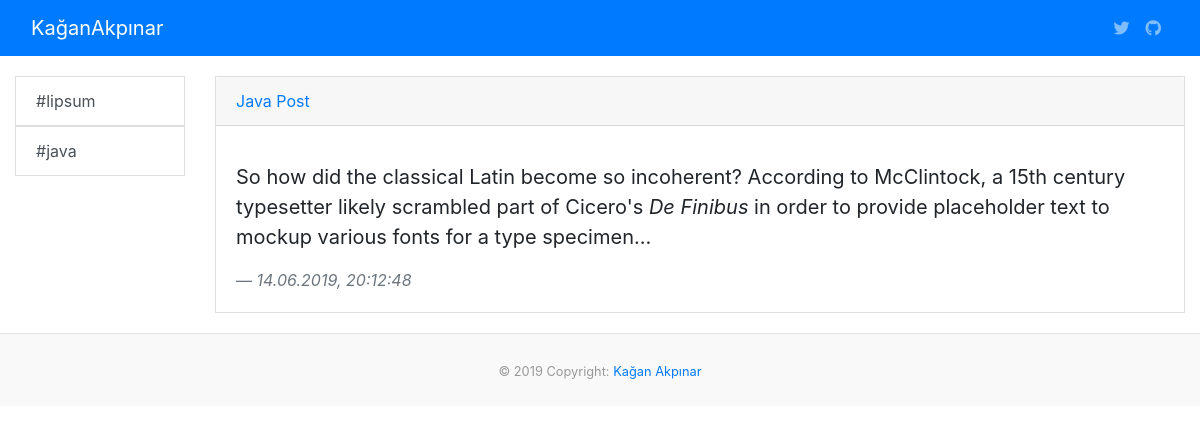
Screenshot of /categories/java with the database file from the repository.
### blog.py (models this page shows, shortened)
class Category(db.Model):
    __tablename__ = "category"
    id = db.Column(db.Integer, primary_key=True)
    name = db.Column(db.String(50), nullable=False)

class Post(db.Model):
    __tablename__ = "post"
    id = db.Column(db.Integer, primary_key=True)
    title = db.Column(db.String(), nullable=False)
    content = db.Column(db.Text(), nullable=False)
    date = db.Column(db.String(), nullable=False, default=time.strftime('%d.%m.%Y'))
    author = db.Column(db.String(), nullable=False)
    category_id = db.Column(db.Integer, db.ForeignKey('category.id'), nullable=False)
    category = db.relationship('Category', backref=db.backref('posts', lazy=True)   )

### blog.py (the view)
@app.route("/categories/<string:name>")
def categories(name):
    category = Category.query.all()
    post = Post.query.all()
    return render_template("categories.html", post=post, category=category, name=name)

### templates/categories.html (shortened to what this page needs)
{% extends "layout.html" %}
{% block body %}
<div class="row">
<div class="col-md-2">
  {% include "sidebar.html" %}
</div>
<div class="col-md-10">
  {% for post in post %}
  {% if post.category.name == name %}
  <div class="card" style="border-radius:0px; margin-bottom:20px">
    <a href="/post/{{ post.id }}" class="card-header">{{ post.title}}</a>
    <div class="card-body">
      <blockquote class="blockquote mb-0">
        <p>{{ post.content|truncate|safe }}</p>
        <footer class="blockquote-footer"><cite title="Source Title">{{ post.date }}</cite></footer>
      </blockquote>
    </div>
  </div>
  {% endif %}
  {% endfor %}
</div>
</div>
{% endblock %}

### templates/sidebar.html
{% for category in category %}
<ul class="list-group">
  <a href="/categories/{{category.name}}" class="list-group-item list-group-item-action"  style="border-radius:0px">
    #{{ category.name }}
  </a>
</ul>
{% endfor %}

### rows the page displays
Category: name "lipsum"
Category: name "java"
Post: title "Java Post", content "So how did the classical Latin become so incoherent? According to McClintock, a 15th century typesetter likely scrambled part of Cicero's De Finibus in order to provide placeholder text to mockup various fonts for a type specimen...", date "14.06.2019, 20:12:48"
